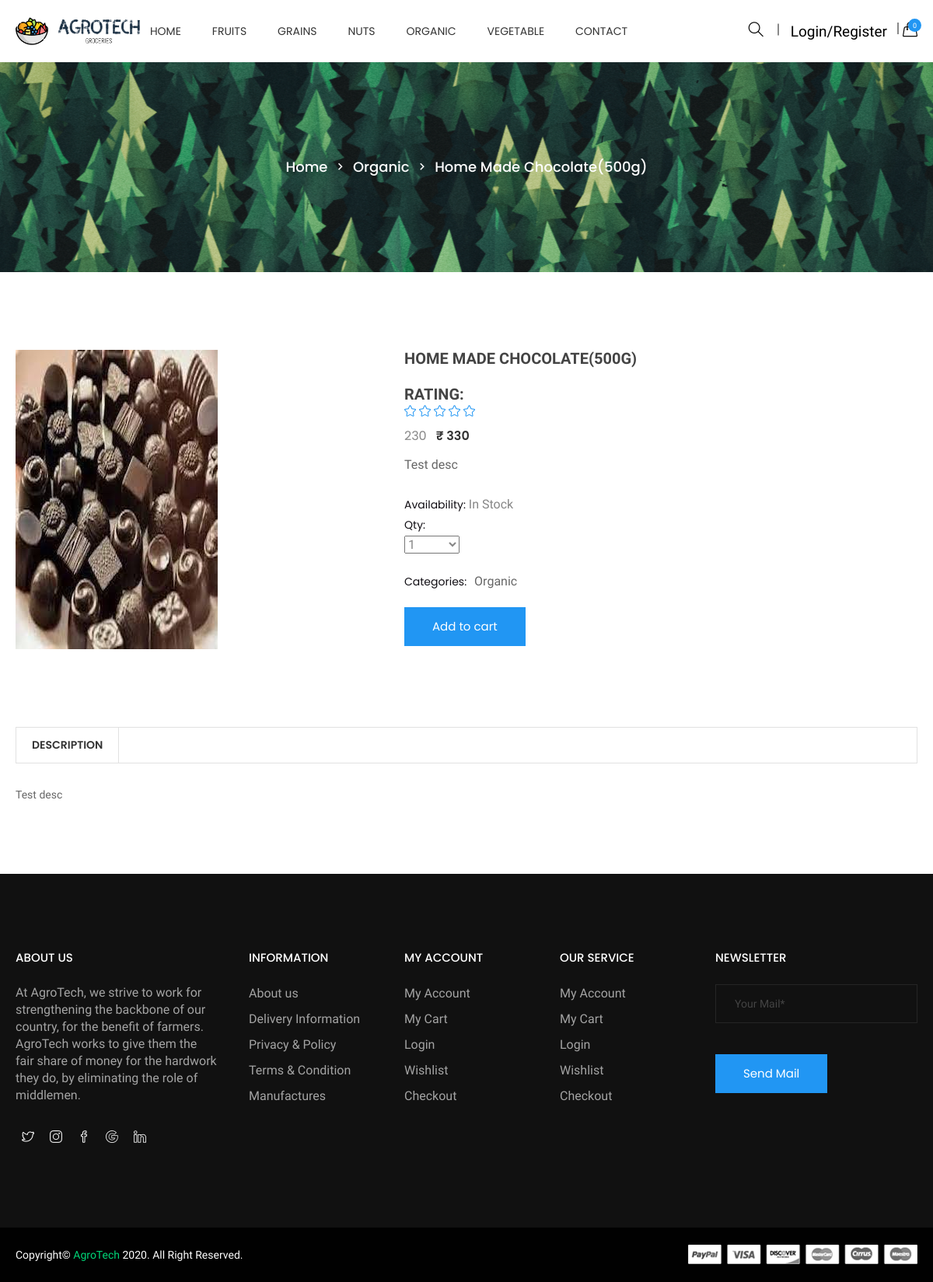
The page /product.php?id=46 on the database its author committed.
### tables this page shows
CREATE TABLE `categories` (
  `id` int NOT NULL,
  `categories` varchar(255) NOT NULL,
  `status` tinyint NOT NULL
);

CREATE TABLE `product` (
  `id` int NOT NULL,
  `categories_id` int NOT NULL,
  `sub_categories_id` int NOT NULL,
  `name` varchar(255) NOT NULL,
  `mrp` float NOT NULL,
  `price` float NOT NULL,
  `qty` int NOT NULL,
  `image` varchar(255) NOT NULL,
  `short_desc` varchar(2000) NOT NULL,
  `description` text NOT NULL,
  `best_seller` int NOT NULL,
  `meta_title` varchar(2000) NOT NULL,
  `meta_desc` varchar(2000) NOT NULL,
  `meta_keyword` varchar(2000) NOT NULL,
  `added_by` int NOT NULL,
  `status` tinyint NOT NULL,
  `Rating` int NOT NULL
);

### add_to_cart.inc.php (called while the page is built, shortened)
<?php
class add_to_cart{
	function totalProduct(){
		if(isset($_SESSION['cart'])){
			return count($_SESSION['cart']);
		}else{
			return 0;
		}
	}
}
?>

### functions.inc.php (called while the page is built, shortened)
<?php
function get_product($con,$limit='',$cat_id='',$product_id='',$search_str='',$sort_order='',$is_best_seller='',$sub_categories=''){
	$sql="select product.*,categories.categories from product,categories where product.status=1 ";
	if($product_id!=''){
		$sql.=" and product.id=$product_id ";
	}
	$sql.=" and product.categories_id=categories.id ";
	if($sort_order!=''){
		$sql.=$sort_order;
	}else{
		$sql.=" order by product.id desc ";
	}
	$res=mysqli_query($con,$sql);
	$data=array();
	while($row=mysqli_fetch_assoc($res)){
		$data[]=$row;
	}
	return $data;
}
function productSoldQtyByProductId($con,$pid){
	$sql="select sum(order_detail.qty) as qty from order_detail,`order` where `order`.id=order_detail.order_id and order_detail.product_id=$pid and `order`.order_status!=4 and ((`order`.payment_type='payu' and `order`.payment_status='Success') or (`order`.payment_type='COD' and `order`.payment_status!=''))";
	$res=mysqli_query($con,$sql);
	$row=mysqli_fetch_assoc($res);
	return $row['qty'];
}
?>

### top.php (the view, shortened to what this page needs)
<?php
require('connection.inc.php');
require('functions.inc.php');
require('add_to_cart.inc.php');
$cat_res=mysqli_query($con,"select * from categories where status=1 order by categories asc");
$cat_arr=array();
while($row=mysqli_fetch_assoc($cat_res)){
	$cat_arr[]=$row;
}
$obj=new add_to_cart();
$totalProduct=$obj->totalProduct();
?>
<!doctype html>
<html class="no-js" lang="en">
<head>
    <link rel="stylesheet" href="css/bootstrap.min.css">
    <link rel="stylesheet" href="css/owl.carousel.min.css">
    <link rel="stylesheet" href="css/owl.theme.default.min.css">
    <link rel="stylesheet" href="css/core.css">
    <link rel="stylesheet" href="css/shortcode/shortcodes.css">
    <link rel="stylesheet" href="style.css">
    <link rel="stylesheet" href="css/responsive.css">
    <link rel="stylesheet" href="css/custom.css">
</head>
<body>
    <div class="wrapper">
        <header id="htc__header" class="htc__header__area header--one">
            <div id="sticky-header-with-topbar" class="mainmenu__wrap sticky__header">
                <div class="container">
                    <div class="row">
                        <div class="menumenu__container clearfix">
                            <div class="col-lg-2 col-md-2 col-sm-3 col-xs-5">
                                <div class="logo">
                                     <a href="index.php"><img src="images/logo/4.png" alt="logo images"></a>
                                </div>
                            </div>
                            <div class="col-md-7 col-lg-6 col-sm-5 col-xs-3">
                                <nav class="main__menu__nav hidden-xs hidden-sm">
                                    <ul class="main__menu">
                                        <li class="drop"><a href="index.php">Home</a></li>
                                        <?php
										foreach($cat_arr as $list){
											?>
											<li class="drop"><a href="categories.php?id=<?php echo $list['id']?>"><?php echo $list['categories']?></a>
											</li>
											<?php
										}
										?>
                                        <li><a href="contact.php">contact</a></li>
                                    </ul>
                                </nav>
                            </div>
                            <div class="col-md-3 col-lg-4 col-sm-4 col-xs-4">
                                <div class="header__right">
									<?php
									$class="mr15";
									?>
									<div class="header__search search search__open <?php echo $class?>">
                                        <a href="#" onclick="focusearch()"><i class="icon-magnifier icons"></i></a>
                                    </div>
                                    <div class="header__account">
										<?php if(isset($_SESSION['USER_LOGIN'])){
											?>
											<nav class="navbar navbar-expand-lg navbar-light bg-light">
											   <button class="navbar-toggler" type="button" data-toggle="collapse" data-target="#navbarSupportedContent" aria-controls="navbarSupportedContent" aria-expanded="false" aria-label="Toggle navigation">
												<span class="navbar-toggler-icon"></span>
											  </button>
											  <div class="collapse navbar-collapse" id="navbarSupportedContent">
												<ul class="navbar-nav mr-auto">
												  <li class="nav-item dropdown">
													<a class="nav-link dropdown-toggle" href="#" id="navbarDropdown" role="button" data-toggle="dropdown" aria-haspopup="true" aria-expanded="false">
													  Hi <?php echo $_SESSION['USER_NAME']?>
													</a>
													<div class="dropdown-menu" aria-labelledby="navbarDropdown">
													  <a class="dropdown-item" href="my_order.php">Order</a>
													  <a class="dropdown-item" href="profile.php">Profile</a>
													  <div class="dropdown-divider"></div>
													  <a class="dropdown-item" href="logout.php">Logout</a>
													</div>
												  </li>
												</ul>
											  </div>
											</nav>
											<?php
										}else{
											echo '<a href="login.php" id="onchange" class="mr15">Login/Register</a>';
										}
										?>
                                    </div>
                                    <div class="htc__shopping__cart">
										<a class="cart__menu" href="#"><i class="icon-handbag icons"></i></a>
                                        <a href="cart.php"><span class="htc__qua"><?php echo $totalProduct?></span></a>
                                    </div>
                                </div>
                            </div>
                        </div>
                    </div>
                </div>
            </div>
        </header>

### product.php (shortened to what this page needs)
<?php
require('top.php');
if(isset($_GET['id'])){
	$product_id=mysqli_real_escape_string($con,$_GET['id']);
	if($product_id>0){
		$get_product=get_product($con,'','',$product_id);
	}else{
		?>
		<script>
		window.location.href='index.php';
		</script>
		<?php
	}
}else{
	?>
	<script>
	window.location.href='index.php';
	</script>
	<?php
}
$rating = $get_product['0']['Rating'];
?>
        <div class="ht__bradcaump__area" style="background: rgba(0, 0, 0, 0) url(images/bg/4.jpg) no-repeat scroll center center / cover ;">
            <div class="ht__bradcaump__wrap">
                <div class="container">
                    <div class="row">
                        <div class="col-xs-12">
                            <div class="bradcaump__inner">
                                <nav class="bradcaump-inner">
                                  <a class="breadcrumb-item" href="index.php">Home</a>
                                  <span class="brd-separetor"><i class="zmdi zmdi-chevron-right"></i></span>
                                  <a class="breadcrumb-item" href="categories.php?id=<?php echo $get_product['0']['categories_id']?>"><?php echo $get_product['0']['categories']?></a>
                                  <span class="brd-separetor"><i class="zmdi zmdi-chevron-right"></i></span>
                                  <span class="breadcrumb-item active"><?php echo $get_product['0']['name']?></span>
                                </nav>
                            </div>
                        </div>
                    </div>
                </div>
            </div>
        </div>
        <section class="htc__product__details bg__white ptb--100">
            <div class="htc__product__details__top">
                <div class="container">
                    <div class="row">
                        <div class="col-md-5 col-lg-5 col-sm-12 col-xs-12">
                            <div class="htc__product__details__tab__content">
                                <div class="product__big__images">
                                    <div class="portfolio-full-image tab-content">
                                        <div role="tabpanel" class="tab-pane fade in active" id="img-tab-1">
                                            <img src="<?php echo PRODUCT_IMAGE_SITE_PATH.$get_product['0']['image']?>">
                                        </div>
                                    </div>
                                </div>
                            </div>
                        </div>
                        <div class="col-md-7 col-lg-7 col-sm-12 col-xs-12 smt-40 xmt-40">
                            <div class="ht__product__dtl">
                                <h2><?php echo $get_product['0']['name']?></h2>
                                <br>
                                <h2>Rating:</h2>
                                <ul class="rating">
                                <?php
                                for ($i=0; $i < $rating; $i++) {
                                    echo '<li><i class="icon-star icons"></i></li>';
                                }
                                ?>
                                </ul>
                                <ul  class="pro__prize">
                                    <li class="old__prize"><?php echo $get_product['0']['mrp']?></li>
                                    <li>₹ <?php echo $get_product['0']['price']?></li>
                                </ul>
                                <p class="pro__info"><?php echo $get_product['0']['short_desc']?></p>
                                <div class="ht__pro__desc">
                                    <div class="sin__desc">
										<?php
										$productSoldQtyByProductId=productSoldQtyByProductId($con,$get_product['0']['id']);
										$pending_qty=$get_product['0']['qty']-$productSoldQtyByProductId;
										$cart_show='yes';
										if($get_product['0']['qty']>$productSoldQtyByProductId){
											$stock='In Stock';
										}else{
											$stock='Not in Stock';
											$cart_show='';
										}
										?>
                                        <p><span>Availability:</span> <?php echo $stock?></p>
                                    </div>
									<div class="sin__desc">
										<?php
										if($cart_show!=''){
										?>
                                        <p><span>Qty:</span>
										<select id="qty">
											<?php
											for($i=1;$i<=$pending_qty;$i++){
												echo "<option>$i</option>";
											}
											?>
										</select>
										</p>
										<?php } ?>
                                    </div>
                                    <div class="sin__desc align--left">
                                        <p><span>Categories:</span></p>
                                        <ul class="pro__cat__list">
                                            <li><a href="#"><?php echo $get_product['0']['categories']?></a></li>
                                        </ul>
                                    </div>
                                    </div>
                                </div>
								<?php
								if($cart_show!=''){
								?>
								<a class="fr__btn" id="dim" href="javascript:void(0)" onclick="manage_cart('<?php echo $get_product['0']['id']?>','add')">Add to cart</a>
								<?php } ?>
                            </div>
                        </div>
                    </div>
                </div>
            </div>
        <section class="htc__produc__decription bg__white">
            <div class="container">
                <div class="row">
                    <div class="col-xs-12">
                        <ul class="pro__details__tab" role="tablist">
                            <li role="presentation" class="description active"><a href="#description" role="tab" data-toggle="tab">description</a></li>
                        </ul>
                    </div>
                </div>
                <div class="row">
                    <div class="col-xs-12">
                        <div class="ht__pro__details__content">
                            <div role="tabpanel" id="description" class="pro__single__content tab-pane fade in active">
                                <div class="pro__tab__content__inner">
                                    <?php echo $get_product['0']['description']?>
                                </div>
                            </div>
                        </div>
                    </div>
                </div>
            </div>
        </section>
<?php require('footer.php')?>

### rows shown on the page
categories: categories "FRUITS"
categories: categories "GRAINS"
categories: categories "NUTS"
categories: categories "ORGANIC"
categories: categories "VEGETABLE"
product: categories.categories "Organic", name "Home Made Chocolate(500g)", image (picture), name "HOME MADE CHOCOLATE(500G)", Rating 5 (drawn), mrp "230", price "330", short_desc "Test desc", qty "In Stock", description "Test desc"

### other values the page prints
$totalProduct "0"
form field value "1"
